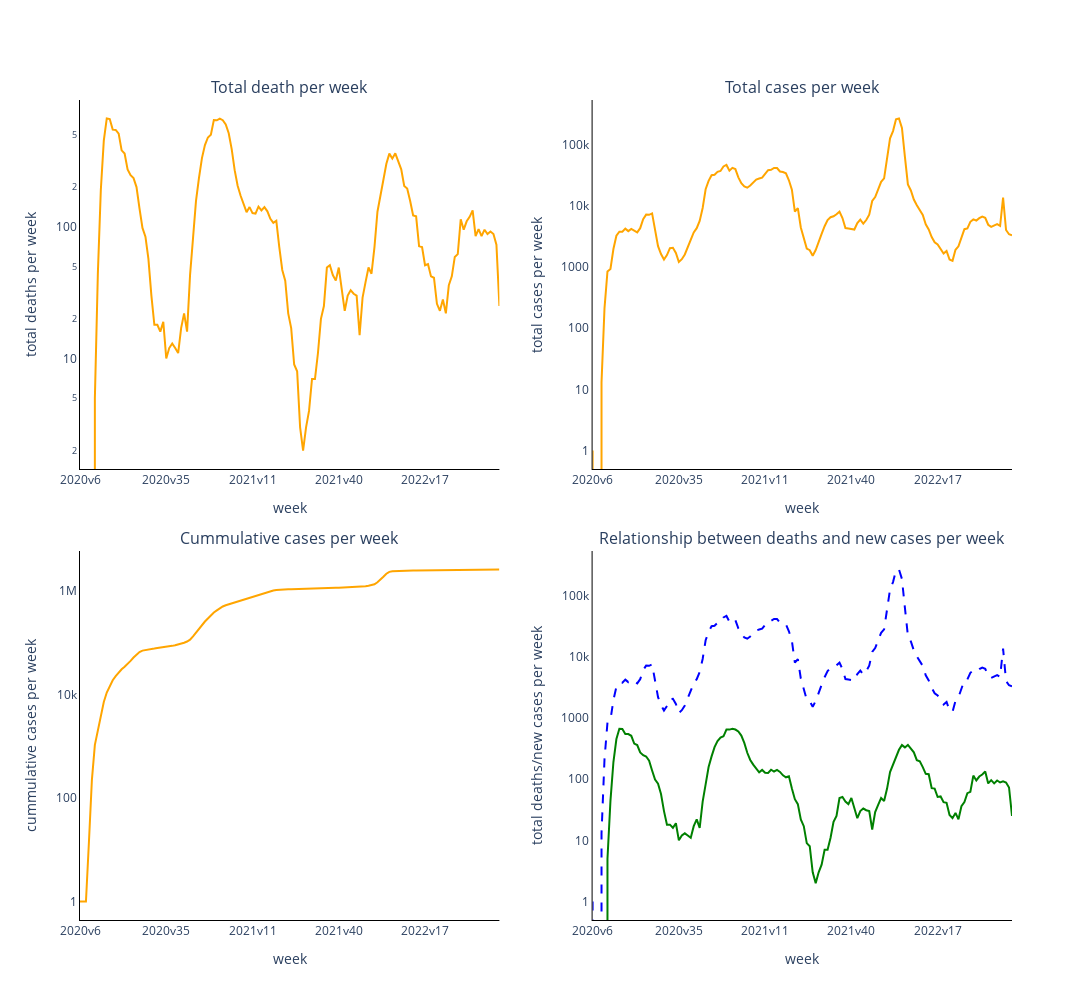

The cell this chart's notebook holds for it:
### Markdown cell above
#### using plotly

### Code cell
import plotly_express as px
from plotly.subplots import make_subplots
import plotly.graph_objects as go

# inpired from
# https://stackoverflow.com/questions/71900635/how-to-create-subplots-in-plotly-express

# https://plotly.com/python/subplots/

"""Its not possible to plot subplots with plotly_express from my understanding so far, but using make_plots from plotly.subplots can assist in doing so by adding data from px.line to the grap
graph_object
"""
subplot_titles = ['Total death per week', 'Total cases per week',
                  'Cummulative cases per week', 'Relationship between deaths and new cases per week']
fig = make_subplots(rows=2, cols=2, row_heights=[
                    3, 3], column_widths=[3, 3], subplot_titles=subplot_titles, vertical_spacing=(0.1))
trace1 = px.line(weekly_data_kingdom, x='week',
                 y='Antal_avlidna_vecka', log_y=True)
trace2 = px.line(weekly_data_kingdom, x='week',
                 y='Antal_fall_vecka', log_y=True)
trace3 = px.line(weekly_data_kingdom, x='week', y='Kum_antal_fall')


trace_list = [trace1, trace2]
y_col = ["Antal_fall_vecka", "Antal_avlidna_vecka"]


# How to solve the scale of the y-axis
# https://stackoverflow.com/questions/61041707/plotly-log-scale-in-subplot-python

fig.add_trace(go.Scatter(name='Antal_avlidna_vecka', line={'dash': 'solid', 'color': 'orange'},
                         mode='lines', x=trace1.data[0]['x'], y=trace1.data[0]['y']), row=1, col=1)
fig.add_trace(go.Scatter(name='Antal_fall_vecka', line={'dash': 'solid', 'color': 'orange'},
                         mode='lines', x=trace2.data[0]['x'], y=trace2.data[0]['y']), row=1, col=2)
fig.add_trace(go.Scatter(name='Kum_antal_fall', line={'dash': 'solid', 'color': 'orange'},
                         mode='lines', x=trace3.data[0]['x'], y=trace3.data[0]['y']), row=2, col=1)

lines = [{'dash': 'solid', 'color': 'green'},
         {'dash': 'dash', 'color': 'blue'}]


for i, (item, title) in enumerate(zip(trace_list, y_col)):
    fig.add_trace(go.Scatter(line=lines[i], name=title,
                             mode='lines', x=item.data[0]['x'], y=item.data[0]['y'], showlegend=True), row=2, col=2)

# guide from:
# https://plotly.com/python/reference/layout/xaxis/
fig['layout'].update(height=1000, width=1200,
                     plot_bgcolor="rgba(255,255,255,0.1)",paper_bgcolor='rgba(255,255,255,0.9)', showlegend=False)
fig.update_yaxes(type='log', tickmode='auto', nticks=7, showgrid=False,
                 zeroline=True, linecolor="#000", showline=True, spikecolor="#000000")
fig.update_xaxes(tickmode='auto', nticks=5, showgrid=False, zeroline=True,
                 linecolor="#000", showline=True, spikecolor="#000000", showticklabels=True)


fig.layout["xaxis1"].title.text = "week"
fig.layout["xaxis2"].title.text = "week"
fig.layout["xaxis3"].title.text = "week"
fig.layout["xaxis4"].title.text = "week"

fig.layout["yaxis1"].title.text = "total deaths per week"
fig.layout["yaxis2"].title.text = "total cases per week"
fig.layout["yaxis3"].title.text = "cummulative cases per week"
fig.layout["yaxis4"].title.text = "total deaths/new cases per week"

fig.show()

### Figure 1 — Plotly figure (JSON) as saved in the notebook; plotly's stock layout.template omitted (floating-point values rounded to 4 significant figures; data arrays with more than 128 entries replaced by an {"elided": "..."} marker saying what was removed)
{"data": [{"line": {"color": "orange", "dash": "solid"}, "mode": "lines", "name": "Antal_avlidna_vecka", "type": "scatter", "x": {"elided": "142 str values"}, "xaxis": "x", "y": {"elided": "142 int values"}, "yaxis": "y"}, {"line": {"color": "orange", "dash": "solid"}, "mode": "lines", "name": "Antal_fall_vecka", "type": "scatter", "x": {"elided": "142 str values"}, "xaxis": "x2", "y": {"elided": "142 int values"}, "yaxis": "y2"}, {"line": {"color": "orange", "dash": "solid"}, "mode": "lines", "name": "Kum_antal_fall", "type": "scatter", "x": {"elided": "142 str values"}, "xaxis": "x3", "y": {"elided": "142 int values"}, "yaxis": "y3"}, {"line": {"color": "green", "dash": "solid"}, "mode": "lines", "name": "Antal_fall_vecka", "showlegend": true, "type": "scatter", "x": {"elided": "142 str values"}, "xaxis": "x4", "y": {"elided": "142 int values"}, "yaxis": "y4"}, {"line": {"color": "blue", "dash": "dash"}, "mode": "lines", "name": "Antal_avlidna_vecka", "showlegend": true, "type": "scatter", "x": {"elided": "142 str values"}, "xaxis": "x4", "y": {"elided": "142 int values"}, "yaxis": "y4"}], "layout": {"annotations": [{"font": {"size": 16}, "showarrow": false, "text": "Total death per week", "x": 0.225, "xanchor": "center", "xref": "paper", "y": 1, "yanchor": "bottom", "yref": "paper"}, {"font": {"size": 16}, "showarrow": false, "text": "Total cases per week", "x": 0.775, "xanchor": "center", "xref": "paper", "y": 1, "yanchor": "bottom", "yref": "paper"}, {"font": {"size": 16}, "showarrow": false, "text": "Cummulative cases per week", "x": 0.225, "xanchor": "center", "xref": "paper", "y": 0.45, "yanchor": "bottom", "yref": "paper"}, {"font": {"size": 16}, "showarrow": false, "text": "Relationship between deaths and new cases per week", "x": 0.775, "xanchor": "center", "xref": "paper", "y": 0.45, "yanchor": "bottom", "yref": "paper"}], "height": 1000, "paper_bgcolor": "rgba(255,255,255,0.9)", "plot_bgcolor": "rgba(255,255,255,0.1)", "showlegend": false, "width": 1200, "xaxis": {"anchor": "y", "domain": [0, 0.45], "linecolor": "#000", "nticks": 5, "showgrid": false, "showline": true, "showticklabels": true, "spikecolor": "#000000", "tickmode": "auto", "title": {"text": "week"}, "zeroline": true}, "xaxis2": {"anchor": "y2", "domain": [0.55, 1], "linecolor": "#000", "nticks": 5, "showgrid": false, "showline": true, "showticklabels": true, "spikecolor": "#000000", "tickmode": "auto", "title": {"text": "week"}, "zeroline": true}, "xaxis3": {"anchor": "y3", "domain": [0, 0.45], "linecolor": "#000", "nticks": 5, "showgrid": false, "showline": true, "showticklabels": true, "spikecolor": "#000000", "tickmode": "auto", "title": {"text": "week"}, "zeroline": true}, "xaxis4": {"anchor": "y4", "domain": [0.55, 1], "linecolor": "#000", "nticks": 5, "showgrid": false, "showline": true, "showticklabels": true, "spikecolor": "#000000", "tickmode": "auto", "title": {"text": "week"}, "zeroline": true}, "yaxis": {"anchor": "x", "domain": [0.55, 1], "linecolor": "#000", "nticks": 7, "showgrid": false, "showline": true, "spikecolor": "#000000", "tickmode": "auto", "title": {"text": "total deaths per week"}, "type": "log", "zeroline": true}, "yaxis2": {"anchor": "x2", "domain": [0.55, 1], "linecolor": "#000", "nticks": 7, "showgrid": false, "showline": true, "spikecolor": "#000000", "tickmode": "auto", "title": {"text": "total cases per week"}, "type": "log", "zeroline": true}, "yaxis3": {"anchor": "x3", "domain": [0, 0.45], "linecolor": "#000", "nticks": 7, "showgrid": false, "showline": true, "spikecolor": "#000000", "tickmode": "auto", "title": {"text": "cummulative cases per week"}, "type": "log", "zeroline": true}, "yaxis4": {"anchor": "x4", "domain": [0, 0.45], "linecolor": "#000", "nticks": 7, "showgrid": false, "showline": true, "spikecolor": "#000000", "tickmode": "auto", "title": {"text": "total deaths/new cases per week"}, "type": "log", "zeroline": true}}}
